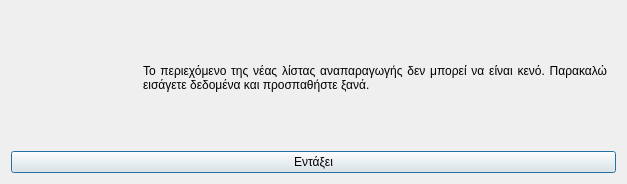
<?xml version="1.0" encoding="UTF-8"?>
<ui version="4.0">
 <class>Dialog</class>
 <widget class="QDialog" name="Dialog">
  <property name="geometry">
   <rect>
    <x>0</x>
    <y>0</y>
    <width>627</width>
    <height>184</height>
   </rect>
  </property>
  <property name="windowTitle">
   <string>Ελλιπή δεδομένα</string>
  </property>
  <property name="windowIcon">
   <iconset resource="../../../icons.qrc">
    <normaloff>:/rest-windows/assets/images/rest-windows/information.png</normaloff>:/rest-windows/assets/images/rest-windows/information.png</iconset>
  </property>
  <layout class="QGridLayout" name="gridLayout">
   <item row="0" column="0">
    <widget class="QFrame" name="frame">
     <property name="styleSheet">
      <string notr="true">QFrame{border:0px;}</string>
     </property>
     <property name="frameShape">
      <enum>QFrame::StyledPanel</enum>
     </property>
     <property name="frameShadow">
      <enum>QFrame::Raised</enum>
     </property>
     <layout class="QHBoxLayout" name="horizontalLayout">
      <item>
       <widget class="QLabel" name="image_label">
        <property name="maximumSize">
         <size>
          <width>117</width>
          <height>117</height>
         </size>
        </property>
        <property name="text">
         <string/>
        </property>
        <property name="pixmap">
         <pixmap resource="../../../icons.qrc">:/rest-windows/assets/images/rest-windows/information.png</pixmap>
        </property>
        <property name="scaledContents">
         <bool>true</bool>
        </property>
       </widget>
      </item>
      <item>
       <widget class="QLabel" name="label">
        <property name="text">
         <string>Το περιεχόμενο της νέας λίστας αναπαραγωγής δεν μπορεί να είναι κενό. Παρακαλώ εισάγετε δεδομένα και προσπαθήστε ξανά.</string>
        </property>
        <property name="alignment">
         <set>Qt::AlignJustify|Qt::AlignVCenter</set>
        </property>
        <property name="wordWrap">
         <bool>true</bool>
        </property>
       </widget>
      </item>
     </layout>
    </widget>
   </item>
   <item row="1" column="0">
    <widget class="QPushButton" name="ok">
     <property name="text">
      <string>Εντάξει</string>
     </property>
     <property name="icon">
      <iconset resource="../../../icons.qrc">
       <normaloff>:/rest-windows/assets/images/rest-windows/ok.png</normaloff>:/rest-windows/assets/images/rest-windows/ok.png</iconset>
     </property>
    </widget>
   </item>
  </layout>
 </widget>
 <tabstops>
  <tabstop>ok</tabstop>
 </tabstops>
 <resources>
  <include location="../../../icons.qrc"/>
 </resources>
 <connections/>
</ui>
